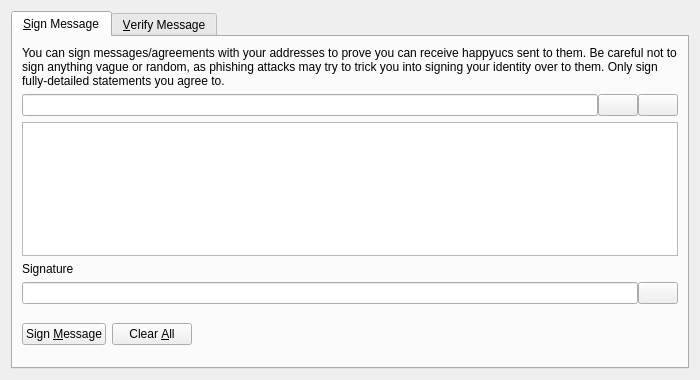
<?xml version="1.0" encoding="UTF-8"?>
<ui version="4.0">
 <class>SignVerifyMessageDialog</class>
 <widget class="QDialog" name="SignVerifyMessageDialog">
  <property name="geometry">
   <rect>
    <x>0</x>
    <y>0</y>
    <width>700</width>
    <height>380</height>
   </rect>
  </property>
  <property name="windowTitle">
   <string>Signatures - Sign / Verify a Message</string>
  </property>
  <property name="modal">
   <bool>true</bool>
  </property>
  <layout class="QVBoxLayout" name="verticalLayout">
   <item>
    <widget class="QTabWidget" name="tabWidget">
     <property name="currentIndex">
      <number>0</number>
     </property>
     <widget class="QWidget" name="tabSignMessage">
      <attribute name="title">
       <string>&amp;Sign Message</string>
      </attribute>
      <layout class="QVBoxLayout" name="verticalLayout_SM">
       <item>
        <widget class="QLabel" name="infoLabel_SM">
         <property name="text">
          <string>You can sign messages/agreements with your addresses to prove you can receive happyucs sent to them. Be careful not to sign anything vague or random, as phishing attacks may try to trick you into signing your identity over to them. Only sign fully-detailed statements you agree to.</string>
         </property>
         <property name="textFormat">
          <enum>Qt::PlainText</enum>
         </property>
         <property name="wordWrap">
          <bool>true</bool>
         </property>
        </widget>
       </item>
       <item>
        <layout class="QHBoxLayout" name="horizontalLayout_1_SM">
         <property name="spacing">
          <number>0</number>
         </property>
         <item>
          <widget class="QValidatedLineEdit" name="addressIn_SM">
           <property name="toolTip">
            <string>The HappyUC address to sign the message with</string>
           </property>
          </widget>
         </item>
         <item>
          <widget class="QPushButton" name="addressBookButton_SM">
           <property name="toolTip">
            <string>Choose previously used address</string>
           </property>
           <property name="text">
            <string/>
           </property>
           <property name="icon">
            <iconset resource="../bitcoin.qrc">
             <normaloff>:/icons/address-book</normaloff>:/icons/address-book</iconset>
           </property>
           <property name="shortcut">
            <string>Alt+A</string>
           </property>
           <property name="autoDefault">
            <bool>false</bool>
           </property>
          </widget>
         </item>
         <item>
          <widget class="QPushButton" name="pasteButton_SM">
           <property name="toolTip">
            <string>Paste address from clipboard</string>
           </property>
           <property name="text">
            <string/>
           </property>
           <property name="icon">
            <iconset resource="../bitcoin.qrc">
             <normaloff>:/icons/editpaste</normaloff>:/icons/editpaste</iconset>
           </property>
           <property name="shortcut">
            <string>Alt+P</string>
           </property>
           <property name="autoDefault">
            <bool>false</bool>
           </property>
          </widget>
         </item>
        </layout>
       </item>
       <item>
        <widget class="QPlainTextEdit" name="messageIn_SM">
         <property name="toolTip">
          <string>Enter the message you want to sign here</string>
         </property>
        </widget>
       </item>
       <item>
        <widget class="QLabel" name="signatureLabel_SM">
         <property name="text">
          <string>Signature</string>
         </property>
         <property name="textFormat">
          <enum>Qt::PlainText</enum>
         </property>
        </widget>
       </item>
       <item>
        <layout class="QHBoxLayout" name="horizontalLayout_2_SM">
         <property name="spacing">
          <number>0</number>
         </property>
         <item>
          <widget class="QLineEdit" name="signatureOut_SM">
           <property name="font">
            <font>
             <italic>true</italic>
            </font>
           </property>
           <property name="readOnly">
            <bool>true</bool>
           </property>
          </widget>
         </item>
         <item>
          <widget class="QPushButton" name="copySignatureButton_SM">
           <property name="toolTip">
            <string>Copy the current signature to the system clipboard</string>
           </property>
           <property name="text">
            <string/>
           </property>
           <property name="icon">
            <iconset resource="../bitcoin.qrc">
             <normaloff>:/icons/editcopy</normaloff>:/icons/editcopy</iconset>
           </property>
           <property name="autoDefault">
            <bool>false</bool>
           </property>
          </widget>
         </item>
        </layout>
       </item>
       <item>
        <layout class="QHBoxLayout" name="horizontalLayout_3_SM">
         <item>
          <widget class="QPushButton" name="signMessageButton_SM">
           <property name="toolTip">
            <string>Sign the message to prove you own this HappyUC address</string>
           </property>
           <property name="text">
            <string>Sign &amp;Message</string>
           </property>
           <property name="icon">
            <iconset resource="../bitcoin.qrc">
             <normaloff>:/icons/edit</normaloff>:/icons/edit</iconset>
           </property>
           <property name="autoDefault">
            <bool>false</bool>
           </property>
          </widget>
         </item>
         <item>
          <widget class="QPushButton" name="clearButton_SM">
           <property name="toolTip">
            <string>Reset all sign message fields</string>
           </property>
           <property name="text">
            <string>Clear &amp;All</string>
           </property>
           <property name="icon">
            <iconset resource="../bitcoin.qrc">
             <normaloff>:/icons/remove</normaloff>:/icons/remove</iconset>
           </property>
           <property name="autoDefault">
            <bool>false</bool>
           </property>
          </widget>
         </item>
         <item>
          <spacer name="horizontalSpacer_1_SM">
           <property name="orientation">
            <enum>Qt::Horizontal</enum>
           </property>
           <property name="sizeHint" stdset="0">
            <size>
             <width>40</width>
             <height>48</height>
            </size>
           </property>
          </spacer>
         </item>
         <item>
          <widget class="QLabel" name="statusLabel_SM">
           <property name="font">
            <font>
             <weight>75</weight>
             <bold>true</bold>
            </font>
           </property>
           <property name="text">
            <string/>
           </property>
           <property name="wordWrap">
            <bool>true</bool>
           </property>
          </widget>
         </item>
         <item>
          <spacer name="horizontalSpacer_2_SM">
           <property name="orientation">
            <enum>Qt::Horizontal</enum>
           </property>
           <property name="sizeHint" stdset="0">
            <size>
             <width>40</width>
             <height>48</height>
            </size>
           </property>
          </spacer>
         </item>
        </layout>
       </item>
      </layout>
     </widget>
     <widget class="QWidget" name="tabVerifyMessage">
      <attribute name="title">
       <string>&amp;Verify Message</string>
      </attribute>
      <layout class="QVBoxLayout" name="verticalLayout_VM">
       <item>
        <widget class="QLabel" name="infoLabel_VM">
         <property name="text">
          <string>Enter the receiver's address, message (ensure you copy line breaks, spaces, tabs, etc. exactly) and signature below to verify the message. Be careful not to read more into the signature than what is in the signed message itself, to avoid being tricked by a man-in-the-middle attack. Note that this only proves the signing party receives with the address, it cannot prove sendership of any transaction!</string>
         </property>
         <property name="textFormat">
          <enum>Qt::PlainText</enum>
         </property>
         <property name="alignment">
          <set>Qt::AlignLeading|Qt::AlignLeft|Qt::AlignTop</set>
         </property>
         <property name="wordWrap">
          <bool>true</bool>
         </property>
        </widget>
       </item>
       <item>
        <layout class="QHBoxLayout" name="horizontalLayout_1_VM">
         <property name="spacing">
          <number>0</number>
         </property>
         <item>
          <widget class="QValidatedLineEdit" name="addressIn_VM">
           <property name="toolTip">
            <string>The HappyUC address the message was signed with</string>
           </property>
          </widget>
         </item>
         <item>
          <widget class="QPushButton" name="addressBookButton_VM">
           <property name="toolTip">
            <string>Choose previously used address</string>
           </property>
           <property name="text">
            <string/>
           </property>
           <property name="icon">
            <iconset resource="../bitcoin.qrc">
             <normaloff>:/icons/address-book</normaloff>:/icons/address-book</iconset>
           </property>
           <property name="shortcut">
            <string>Alt+A</string>
           </property>
           <property name="autoDefault">
            <bool>false</bool>
           </property>
          </widget>
         </item>
        </layout>
       </item>
       <item>
        <widget class="QPlainTextEdit" name="messageIn_VM"/>
       </item>
       <item>
        <widget class="QValidatedLineEdit" name="signatureIn_VM"/>
       </item>
       <item>
        <layout class="QHBoxLayout" name="horizontalLayout_2_VM">
         <item>
          <widget class="QPushButton" name="verifyMessageButton_VM">
           <property name="toolTip">
            <string>Verify the message to ensure it was signed with the specified HappyUC address</string>
           </property>
           <property name="text">
            <string>Verify &amp;Message</string>
           </property>
           <property name="icon">
            <iconset resource="../bitcoin.qrc">
             <normaloff>:/icons/transaction_0</normaloff>:/icons/transaction_0</iconset>
           </property>
           <property name="autoDefault">
            <bool>false</bool>
           </property>
          </widget>
         </item>
         <item>
          <widget class="QPushButton" name="clearButton_VM">
           <property name="toolTip">
            <string>Reset all verify message fields</string>
           </property>
           <property name="text">
            <string>Clear &amp;All</string>
           </property>
           <property name="icon">
            <iconset resource="../bitcoin.qrc">
             <normaloff>:/icons/remove</normaloff>:/icons/remove</iconset>
           </property>
           <property name="autoDefault">
            <bool>false</bool>
           </property>
          </widget>
         </item>
         <item>
          <spacer name="horizontalSpacer_1_VM">
           <property name="orientation">
            <enum>Qt::Horizontal</enum>
           </property>
           <property name="sizeHint" stdset="0">
            <size>
             <width>40</width>
             <height>48</height>
            </size>
           </property>
          </spacer>
         </item>
         <item>
          <widget class="QLabel" name="statusLabel_VM">
           <property name="font">
            <font>
             <weight>75</weight>
             <bold>true</bold>
            </font>
           </property>
           <property name="text">
            <string/>
           </property>
           <property name="wordWrap">
            <bool>true</bool>
           </property>
          </widget>
         </item>
         <item>
          <spacer name="horizontalSpacer_2_VM">
           <property name="orientation">
            <enum>Qt::Horizontal</enum>
           </property>
           <property name="sizeHint" stdset="0">
            <size>
             <width>40</width>
             <height>48</height>
            </size>
           </property>
          </spacer>
         </item>
        </layout>
       </item>
      </layout>
     </widget>
    </widget>
   </item>
  </layout>
 </widget>
 <customwidgets>
  <customwidget>
   <class>QValidatedLineEdit</class>
   <extends>QLineEdit</extends>
   <header>qvalidatedlineedit.h</header>
  </customwidget>
 </customwidgets>
 <resources>
  <include location="../bitcoin.qrc"/>
 </resources>
 <connections/>
</ui>
